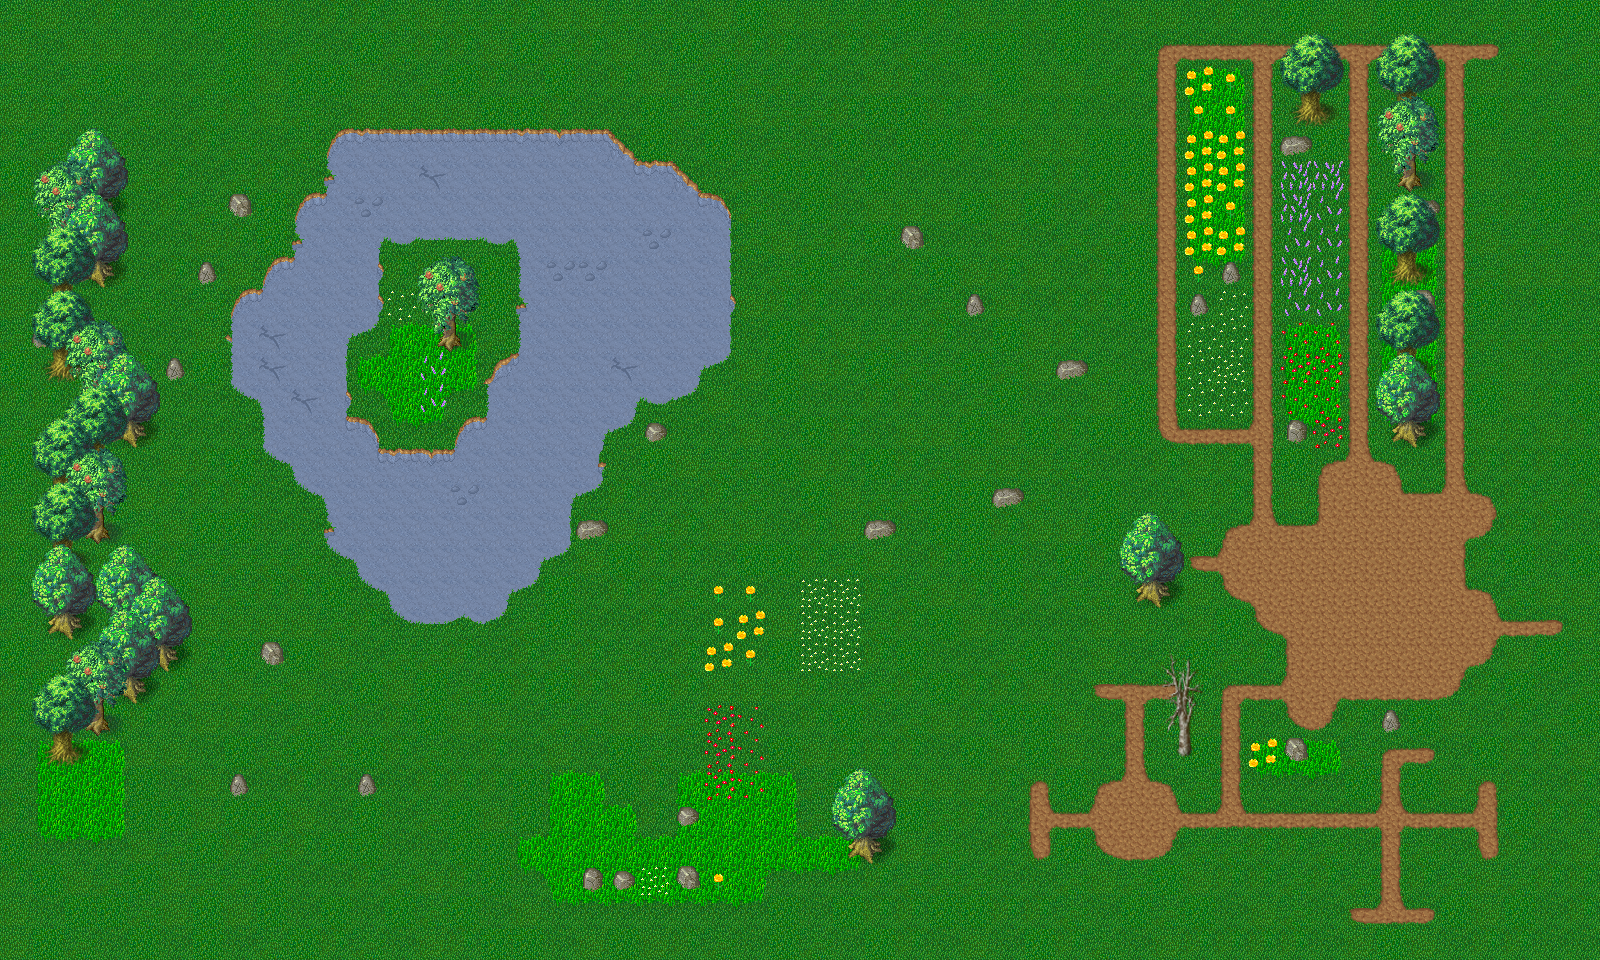

This is a level from a 2D game, rendered from its Tiled map with the project's own tilesets. A one-line summary and the map file follow, with tile-layer data summarised:
An orthogonal 50x30 tile map with 32x32 px tiles, 4 tile layers (set, Collision, Ground, Fringe), 7 tilesets.

<map version="1.0" orientation="orthogonal" width="50" height="30" tilewidth="32" tileheight="32">
 <tileset firstgid="1" name="set_woodland" tilewidth="32" tileheight="32">
  <image source="graphics/tiles/set_woodland.png" width="512" height="320" />
 </tileset>
 <tileset firstgid="161" name="Woodland" tilewidth="32" tileheight="32">
  <image source="graphics/tiles/Woodland_ground.png" width="512" height="512" />
 </tileset>
 <tileset firstgid="417" name="Woodland x3" tilewidth="32" tileheight="96">
  <image source="graphics/tiles/Woodland_x3.png" width="512" height="192" />
 </tileset>
 <tileset firstgid="449" name="Collision" tilewidth="32" tileheight="32">
  <image source="graphics/tiles/collision.png" width="64" height="32" />
 </tileset>
 <tileset firstgid="451" name="Woodland x2" tilewidth="32" tileheight="64">
  <image source="graphics/tiles/Woodland_x2.png" width="512" height="128" />
 </tileset>
 <tileset firstgid="483" name="Woodland_x4" tilewidth="32" tileheight="128">
  <image source="graphics/tiles/Woodland_x4.png" width="512" height="128" />
 </tileset>
 <tileset firstgid="499" name="set_rules" tilewidth="32" tileheight="32">
  <image source="graphics/tiles/set_rules.png" width="64" height="64" />
 </tileset>
 <layer name="set" width="50" height="30">
  <data>[1500 cells, 1500 non-empty, 20 distinct tile ids]</data>
 </layer>
 <layer name="Collision" width="50" height="30">
  <data>[1500 cells, 255 non-empty, 1 distinct tile ids]</data>
 </layer>
 <layer name="Ground" width="50" height="30">
  <data>[1500 cells, 1500 non-empty, 59 distinct tile ids]</data>
 </layer>
 <layer name="Fringe" width="50" height="30">
  <data>[1500 cells, 248 non-empty, 34 distinct tile ids]</data>
 </layer>
</map>
